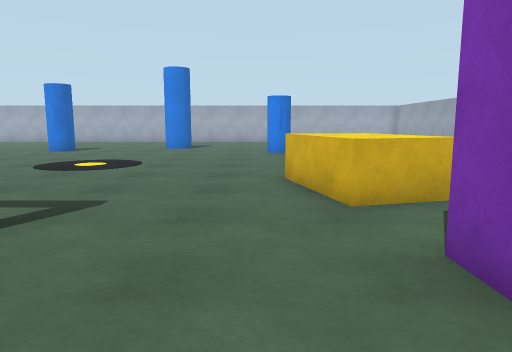
View 1 (above)

17 first-person views from a walk through a Gazebo world. The camera is 1.2 m above the floor, tilts 8° down and sees 70° across. The floor is counted in squares, 1 m on a side. Each view is taken from the middle of a square. On the plan, view 1 faces up. The plan holds only what a view shows up to about 14 squares ahead; the rest is blank.

View 2
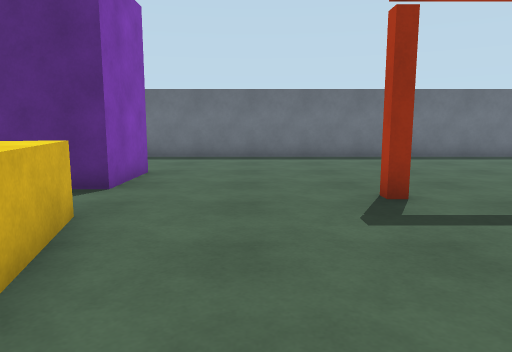

View 3
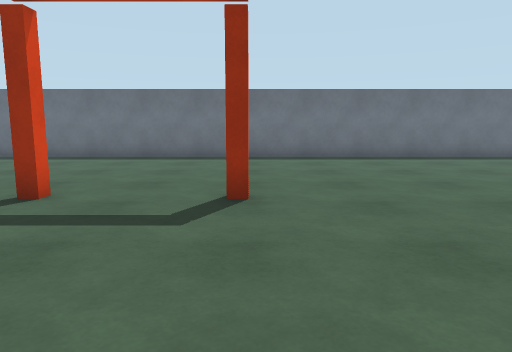

View 4
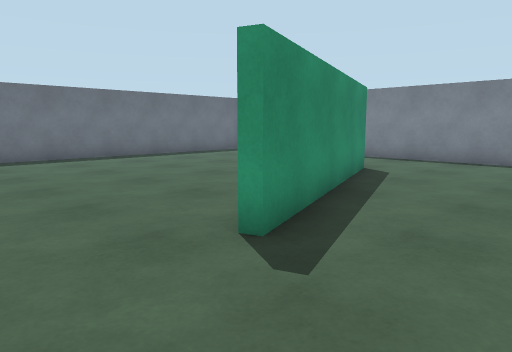

View 5
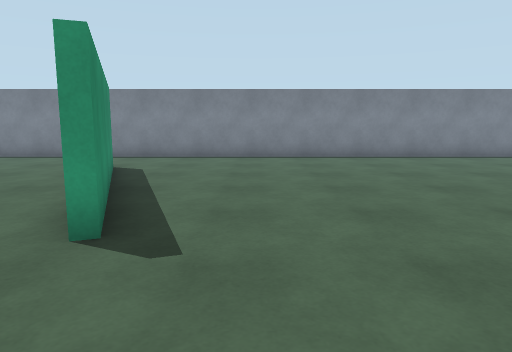

View 6
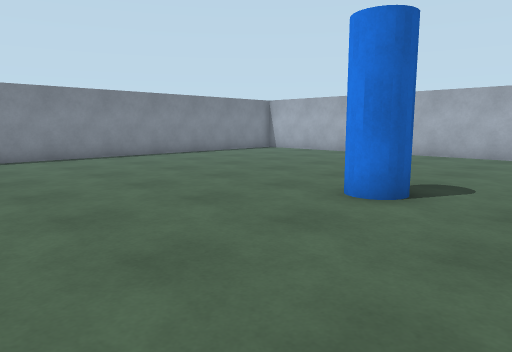

View 7
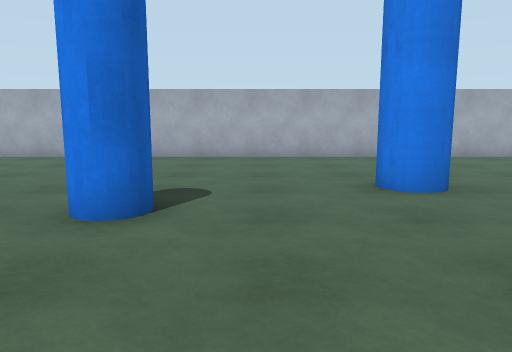

View 8
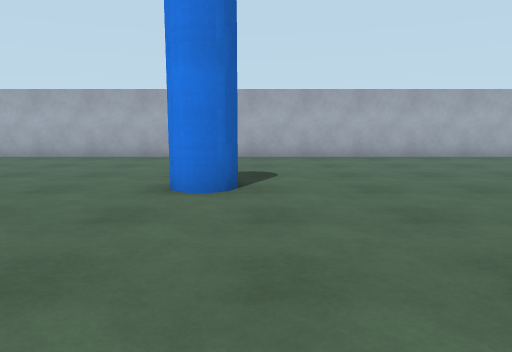

View 9
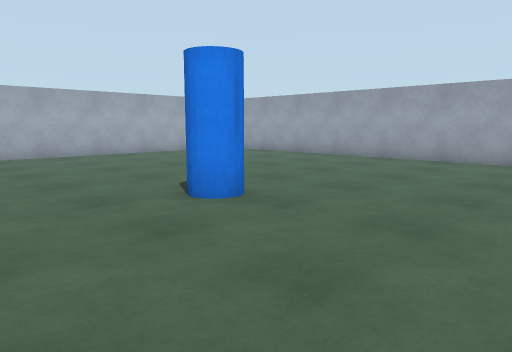

View 10
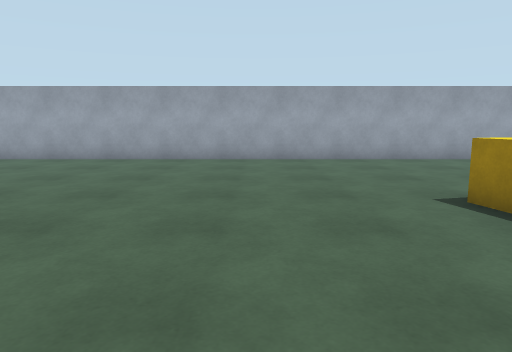

View 11
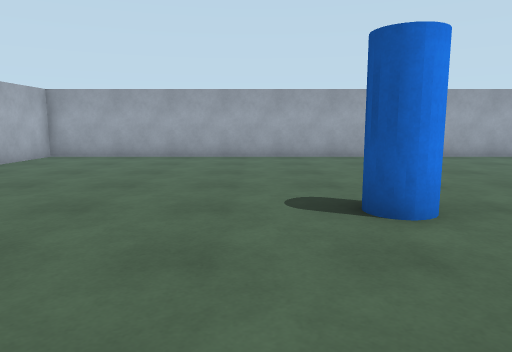

View 12
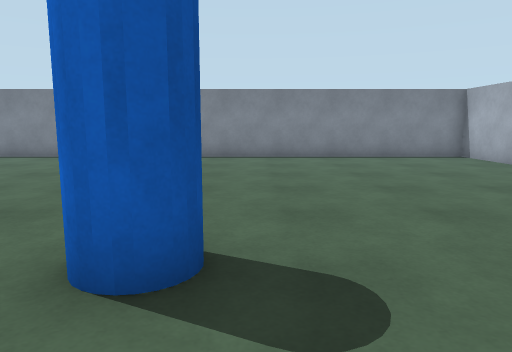

View 13
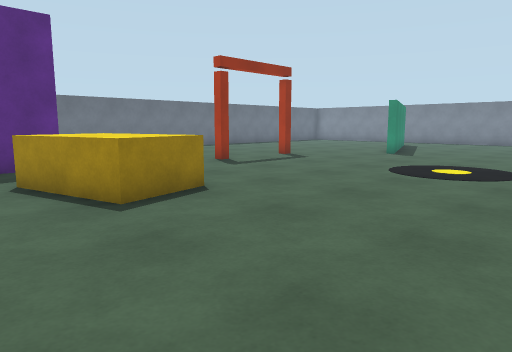

View 14
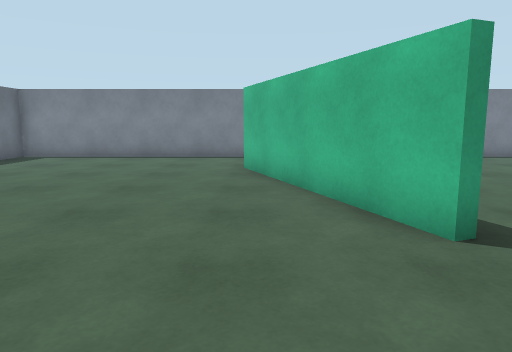

View 15
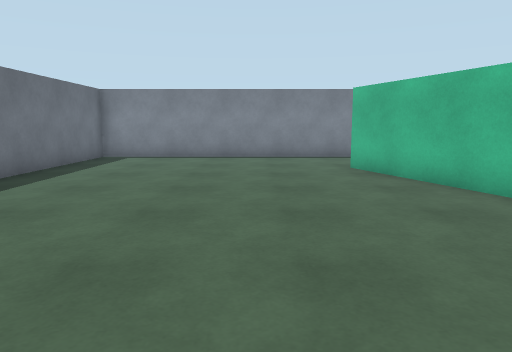

View 16
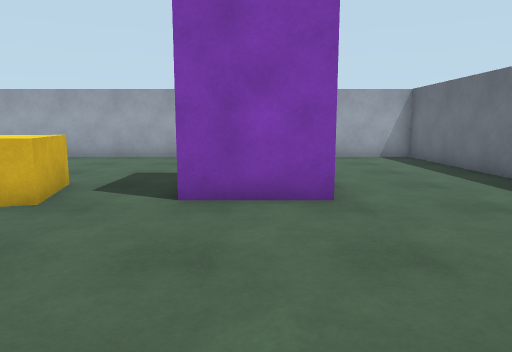

View 17
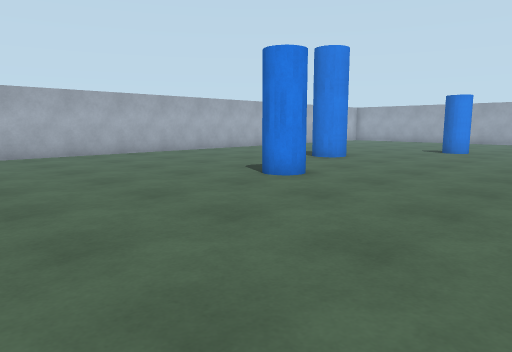

### Floor plan
Points are (right, up) in squares from view 1. A wall is a line through its corners. A room is listed if a view was taken in it or the views show most of it. See-through windows are left out.
Room 1 (views 1, 2, 3, 4, 5, 6, 7, 8, 9, 10, 11, 12, 13, 14, 15, 16, 17)
walls: (-9.6, 7.1) (-16.3, 4.7); (-16.4, 4.9) (-9.7, 7.4); (9.8, 3.1) (9.8, 25.7) (-19.7, 25.7) (-19.7, -3.7) (9.8, -3.7) (9.8, -1)
objects: pillar (-9, 17); gate (-7, 4); pillar (-4, 19); gate (-3, 4); yellow box (1, 6) to (3, 8); pillar (1, 16); purple box (2, 1) to (4, 3)

Where each view was taken, in squares from view 1:
view 1: 0 up, 0 right, facing up
view 2: 10 up, 1 left, facing down
view 3: 10 up, 7 left, facing down
view 4: 10 up, 7 left, facing down-left
view 5: 9 up, 6 left, facing left
view 6: 11 up, 6 left, facing up-left
view 7: 12 up, 7 left, facing up
view 8: 12 up, 3 left, facing up
view 9: 11 up, 3 left, facing up-right
view 10: 12 up, 3 left, facing right
view 11: 18 up, 4 left, facing right
view 12: 18 up, 6 left, facing left
view 13: 14 up, 5 right, facing down-left
view 14: 5 up, 6 left, facing left
view 15: 2 up, 6 left, facing left
view 16: 2 up, 4 left, facing right
view 17: 11 up, 16 left, facing up-right
